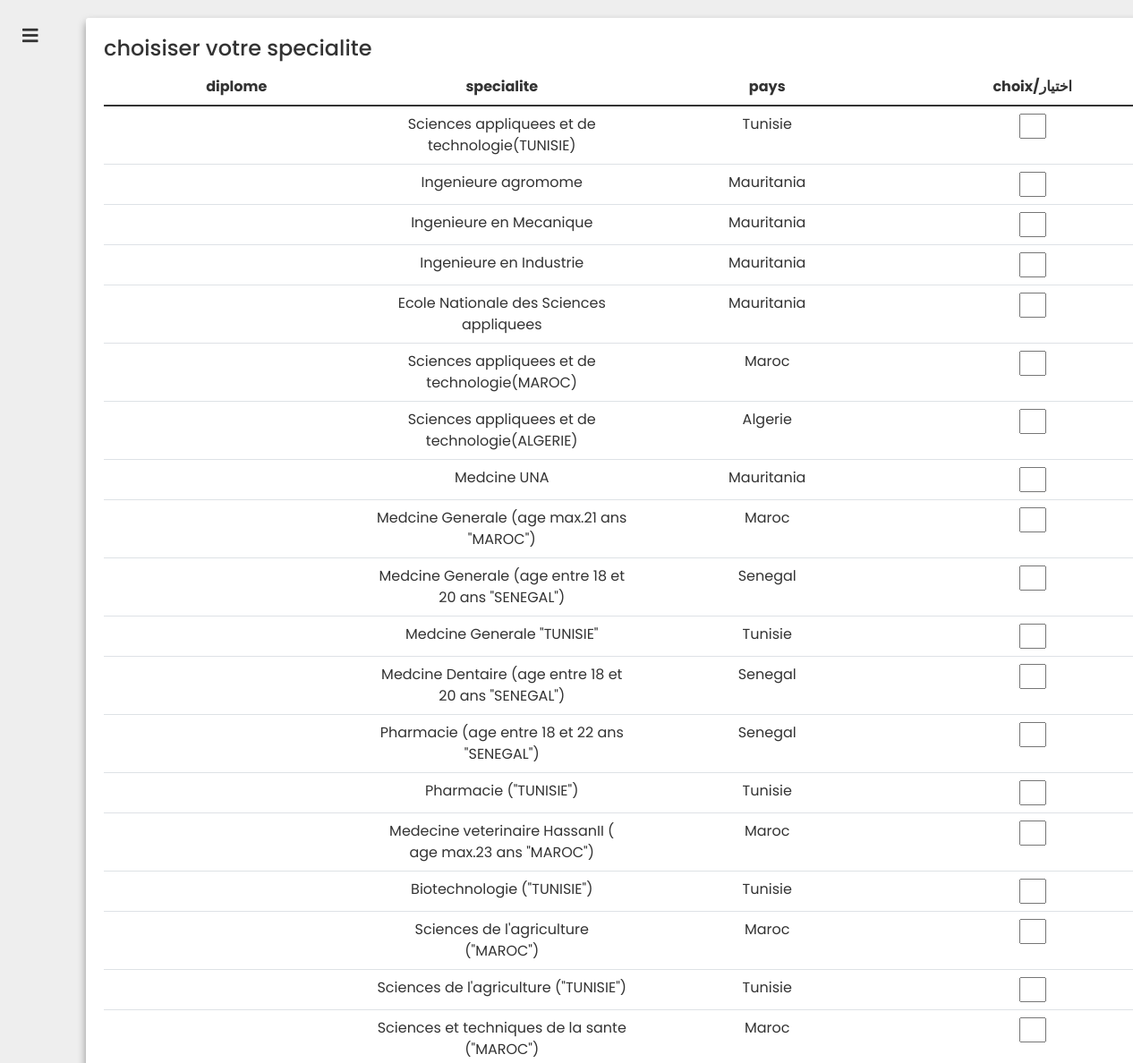
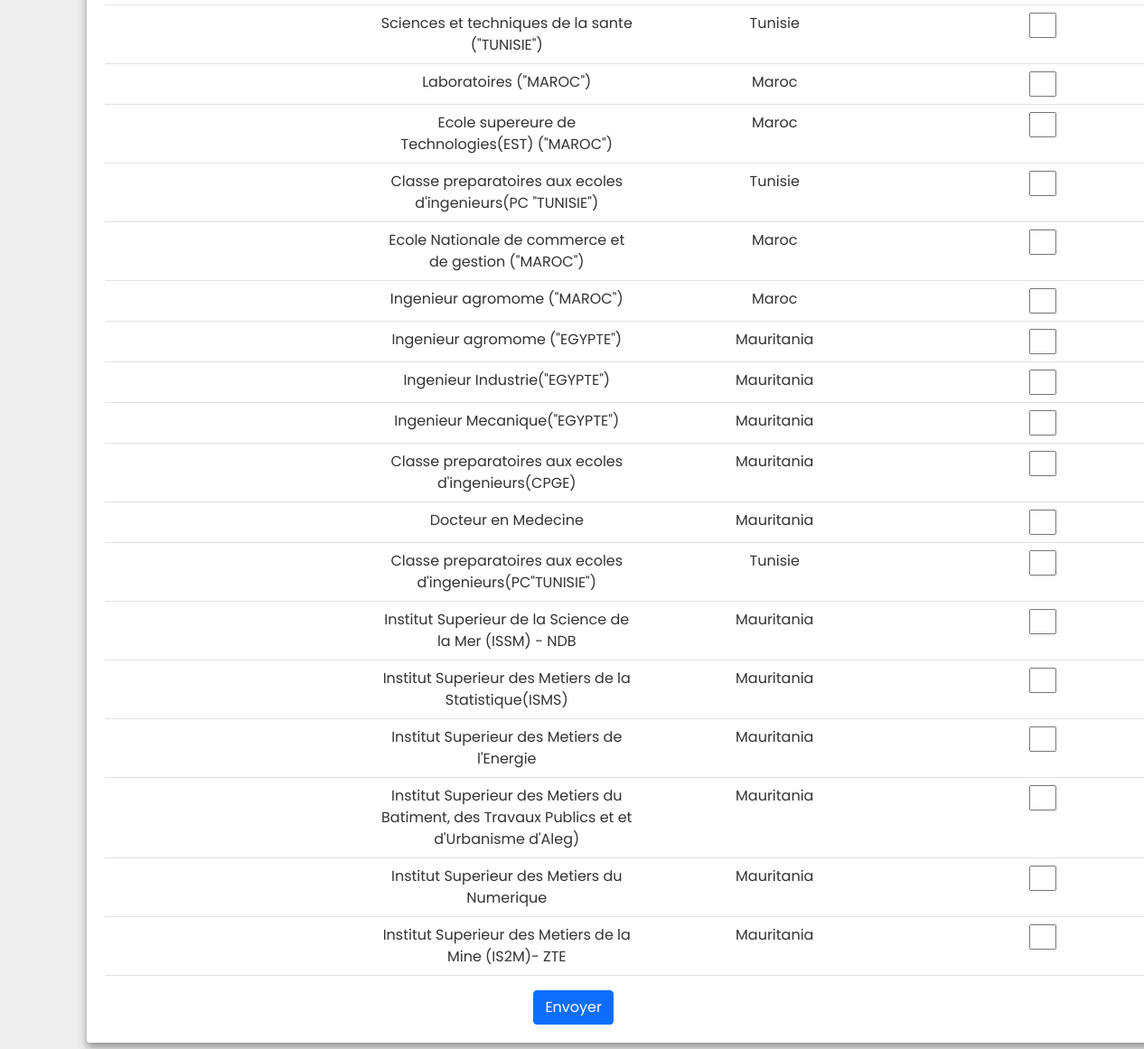
/moyenne/form_D.php, run on the app's committed database (2 pictures, top to bottom).
### tables this page shows
CREATE TABLE `filiere_d` (
  `id` int(11) NOT NULL,
  `Nom` varchar(100) NOT NULL,
  `Code` varchar(10) NOT NULL,
  `Capacite` int(10) NOT NULL,
  `pays` varchar(50) DEFAULT 'Mauritania'
);

### moyenne/form_D.php (the view, shortened to what this page needs)
<?php
include '../sidebar/index.php';
?>
<!DOCTYPE html>
<html lang="en">
<head>
    <link rel="stylesheet" href="../css/bootstrap.min.css">
    <link rel="stylesheet" href="../css/style.css?v=<?php echo time();?>">
</head>
<body>
<main>
<div class="container">
    <h4>choisiser votre specialite</h4>
    <table class="table">
        <thead>
            <tr>
                <th scope="col">diplome</th>
                <th scope="col">specialite</th>
                <th scope="col">pays</th>
                <th scope="col">choix/اختيار</th>
            </tr>
        </thead>
        <tbody>
        <?php
            $getTd="SELECT  nom,pays FROM  filiere_d";
            $i=0;
            $sql = mysqli_query($connection , $getTd);
            while($row = mysqli_fetch_assoc($sql)){
                $filiere=$row['nom'];
                $pays=$row['pays'];
                echo "<tr><td></td><td>$filiere</td><td>$pays</td>";
                echo '<td><input type="number"class="inp" onchange="f()" id='.$i.'></td></tr>';
                $i++;
            }
        ?>
        </tbody>
    </table>
    <button class="btn btn-primary">Envoyer</button>
</div>
    </main>
</body>
</html>

### css/sidebar.css (style rules this page uses)
* { margin: 0; padding: 0; box-sizing: border-box; font-family: "Poppins", sans-serif; }
body { min-height: 100vh; background-color: #fff; }

### css/style.css (style rules this page uses)
* { margin: 0; padding: 0; box-sizing: border-box; font-family: 'Poppins', sans-serif; color: #333; }
body { background-color: #eee; }
main { min-height: 80vh; display: flex; align-items: center; justify-content: center; }
td , th { text-align: center; align-items: center; max-width: 10px; }
input[type=number] { -moz-appearance: textfield; }
.container { position: relative; left: 60px; background: #fff; border-radius: 3px; box-shadow: 0 5px 10px rgba(0, 0, 0, 0.4); margin: 20px 20px; padding: 20px; max-width: 1250px; left: 76px; }

### moyenne/form_D.php (style rules this page uses)
.inp { width:30px; }
button { position: relative; left:40%; }

### data on the page
filiere_d: Nom "Sciences appliquees et de technologie(TUNISIE)", pays "Tunisie"
filiere_d: Nom "Ingenieure agromome", pays "Mauritania"
filiere_d: Nom "Ingenieure en Mecanique", pays "Mauritania"
filiere_d: Nom "Ingenieure en Industrie", pays "Mauritania"
filiere_d: Nom "Ecole Nationale des Sciences appliquees", pays "Mauritania"
filiere_d: Nom "Sciences appliquees et de technologie(MAROC)", pays "Maroc"
filiere_d: Nom "Sciences appliquees et de technologie(ALGERIE)", pays "Algerie"
filiere_d: Nom "Medcine UNA", pays "Mauritania"
filiere_d: Nom "Medcine Generale (age max.21 ans \"MAROC\")", pays "Maroc"
filiere_d: Nom "Medcine Generale (age entre 18 et 20 ans \"SENEGAL\")", pays "Senegal"
filiere_d: Nom "Medcine Generale \"TUNISIE\"", pays "Tunisie"
filiere_d: Nom "Medcine Dentaire (age entre 18 et 20 ans \"SENEGAL\")", pays "Senegal"
filiere_d: Nom "Pharmacie (age entre 18 et 22 ans \"SENEGAL\")", pays "Senegal"
filiere_d: Nom "Pharmacie (\"TUNISIE\")", pays "Tunisie"
filiere_d: Nom "Medecine veterinaire HassanII ( age max.23 ans \"MAROC\")", pays "Maroc"
filiere_d: Nom "Biotechnologie (\"TUNISIE\")", pays "Tunisie"
filiere_d: Nom "Sciences de l'agriculture (\"MAROC\")", pays "Maroc"
filiere_d: Nom "Sciences de l'agriculture (\"TUNISIE\")", pays "Tunisie"
filiere_d: Nom "Sciences et techniques de la sante (\"MAROC\")", pays "Maroc"
filiere_d: Nom "Sciences et techniques de la sante (\"TUNISIE\")", pays "Tunisie"
filiere_d: Nom "Laboratoires (\"MAROC\")", pays "Maroc"
filiere_d: Nom "Ecole supereure de Technologies(EST) (\"MAROC\")", pays "Maroc"
filiere_d: Nom "Classe preparatoires aux ecoles d'ingenieurs(PC \"TUNISIE\")", pays "Tunisie"
filiere_d: Nom "Ecole Nationale de commerce et de gestion (\"MAROC\")", pays "Maroc"
filiere_d: Nom "Ingenieur agromome (\"MAROC\")", pays "Maroc"
filiere_d: Nom "Ingenieur agromome (\"EGYPTE\")", pays "Mauritania"
filiere_d: Nom "Ingenieur Industrie(\"EGYPTE\")", pays "Mauritania"
filiere_d: Nom "Ingenieur Mecanique(\"EGYPTE\")", pays "Mauritania"
filiere_d: Nom "Classe preparatoires aux ecoles d'ingenieurs(CPGE)", pays "Mauritania"
filiere_d: Nom "Docteur en Medecine", pays "Mauritania"
filiere_d: Nom "Classe preparatoires aux ecoles d'ingenieurs(PC\"TUNISIE\")", pays "Tunisie"
filiere_d: Nom "Institut Superieur de la Science de la Mer (ISSM) - NDB", pays "Mauritania"
filiere_d: Nom "Institut Superieur des Metiers de la Statistique(ISMS)", pays "Mauritania"
filiere_d: Nom "Institut Superieur des Metiers de l'Energie", pays "Mauritania"
filiere_d: Nom "Institut Superieur des Metiers du Batiment, des Travaux Publics et et d'Urbanisme d'Aleg)", pays "Mauritania"
filiere_d: Nom "Institut Superieur des Metiers du Numerique", pays "Mauritania"
filiere_d: Nom "Institut Superieur des Metiers de la Mine (IS2M)- ZTE", pays "Mauritania"
